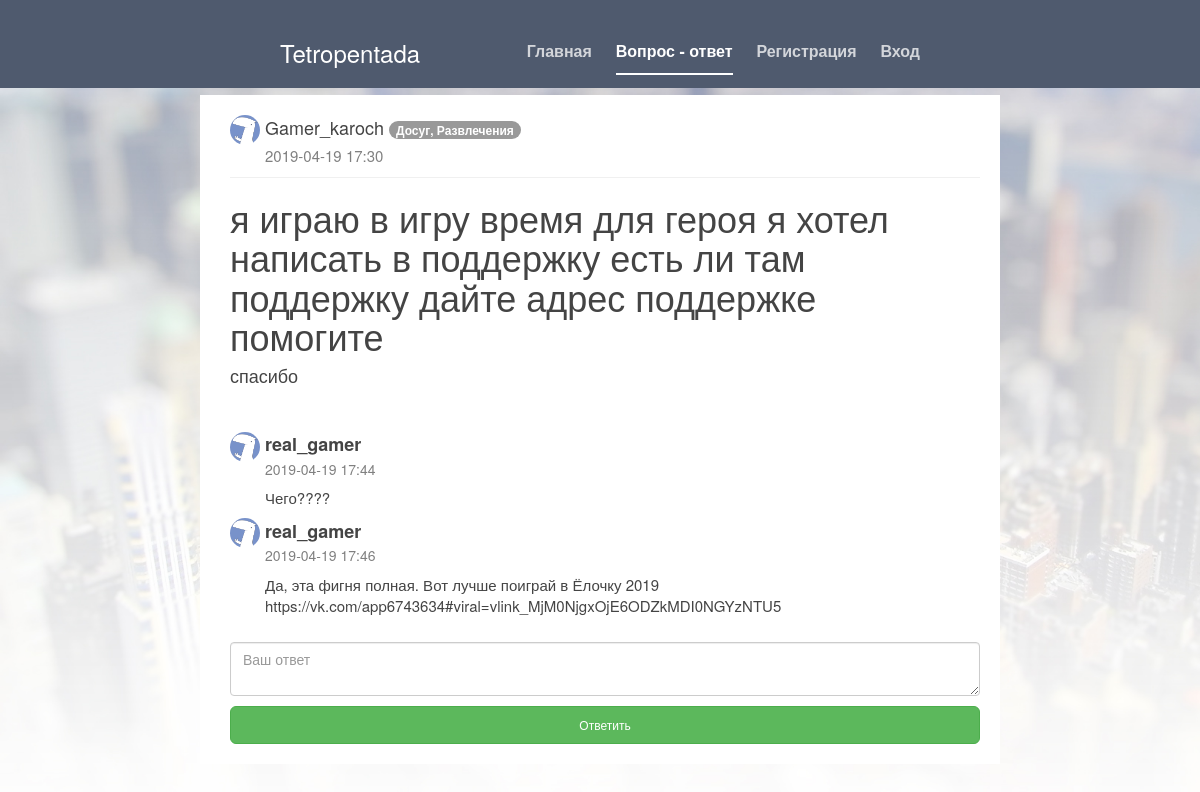
Screenshot of /single_question/5 with the database file from the repository.
### tetropentada.py (models this page shows, shortened)
class User(db.Model):
    id = db.Column(db.Integer, primary_key=True)
    username = db.Column(db.String(80), unique=True)
    mail = db.Column(db.String(80), unique=True)
    password = db.Column(db.String(80))
    name = db.Column(db.String(80))
    surname = db.Column(db.String(80))
    avatar = db.Column(db.String(80))
    rating = db.Column(db.Integer)
    pos = db.Column(db.Integer)

class Question(db.Model):
    id = db.Column(db.Integer, primary_key=True)
    title = db.Column(db.String(80))
    content = db.Column(db.String(80))
    tag = db.Column(db.String(80))
    user_id = db.Column(db.Integer, db.ForeignKey('user.id'))
    date_time = db.Column(db.String(80))
    user = db.relationship('User', backref=db.backref('Questions', lazy=True))

class Answer(db.Model):
    id = db.Column(db.Integer, primary_key=True)
    content = db.Column(db.String(80))
    question_id = db.Column(db.Integer, db.ForeignKey('question.id'))
    best = db.Column(db.Integer, unique=False, nullable=False)
    date_time = db.Column(db.String(80))
    question = db.relationship('Question',
                               backref=db.backref('Answers', lazy=True))
    user_id = db.Column(db.Integer, db.ForeignKey('user.id'))
    user = db.relationship('User', backref=db.backref('Answers', lazy=True))

### tetropentada.py (the view, shortened to what this page needs)
@app.route("/single_question/<int:id>", methods=['POST', 'GET'])
def single_question(id):
    form = AnswerQuestionForm()
    question = Question.query.filter_by(id=id).first()
    answers = Answer.query.filter_by(question_id=id)
    return render_template("single_question.html", title='Tetropentada',
                           question=question,
                           author=User.query.filter_by(
                               id=question.user_id).first(),
                           form=form, User=User, answers=answers,
                           answers_list=sorted(answers, key=lambda x: x.best,
                                               reverse=True),
                           style=url_for('static', filename='cover.css'),
                           bootstrap=url_for('static',
                                             filename='bootstrap.min.css'),
                           icon=url_for('static', filename='images/icon.png'))

### tetropentada.py
class AnswerQuestionForm(FlaskForm):
    content = TextAreaField(validators=[DataRequired()])
    submit = SubmitField('Ответить')

### templates/single_question.html (shortened to what this page needs)
{% extends "base.html" %}
{% block nav %}
<li><a href="/main">Главная</a></li>
<li class="active"><a href="/index/0/none">Вопрос - ответ</a></li>
{% if session.get('username') %}
    <li><a href="/profile/{{ session['user_id'] }}">{{ session['username'] }}</a></li>
    <li><a href="/sign_out">Выход</a></li>
{% else %}
    <li><a href="/registration">Регистрация</a></li>
    <li><a href="/sign_in">Вход</a></li>
{% endif %}
{% endblock %}
{% block site_wrapper %}
<div class="container">
    <div class="author-links">
        <a href="/profile/{{ author.id }}">
            <img class="round-img" src="{{ url_for('static', filename='avatars/{}'.format(author.avatar)) }}"
                 height="30" width="30">
            {{ author.username }}
        </a>
        <a href="/index/0/{{ question.tag }}"><span class="badge badge-primary">{{ question.tag }}</span></a>
        <div class="time-question" style="font-size: 15px;">{{ question.date_time[:-10] }}</div>
    </div>
    <h1>{{ question.title }}</h1>
    <h4>{{ question.content }}</h4><br>
    <div class="answers">
        {% for answer in answers_list %}
            <div class="answer">
                <h4>
                    <a class="user-link" href="/profile/{{ User.query.filter_by(id=answer.user_id).first().id }}">
                        <img class="round-img" src="{{ url_for('static', filename='avatars/{}'.format(User.query.filter_by(id=answer.user_id).first().avatar)) }}"
                            height="30" width="30">
                        {{ User.query.filter_by(id=answer.user_id).first().username }}
                    </a>
                    <div class="time-question">{{ answer.date_time[:-10] }}</div>
                </h4>
                <div class="answer-content">{{ answer.content }}</div>
            </div>
        {% endfor %}
    </div><br>
    <form role="form" method="post">
        <div>
            {{ form.content(class="form-control", placeholder="Ваш ответ") }}
            {{ form.submit(class_="btn btn-lg btn-success btn-block") }}
        </div>
    </form>
</div>
{% endblock %}

### static/cover.css (style rules this page uses)
a, a:focus, a:hover { color: #fff; }
html, body { height: 100%; background-color: #333; background-image: url(images/bg.jpg); background-repeat: no-repeat; background-size: cover; background-attachment:fixed; }
body { color: #fff; text-align: center; }
.container { width: 800px; background-color: #fff; color: #444; text-align: left; padding: 20px 20px 20px 30px; }
.container a { color: #444; }
input { margin-top: 10px; margin-bottom: 10px; }
.masthead-nav > li { display: inline-block; }
.masthead-nav > li + li { margin-left: 20px; }
.masthead-nav > li > a { padding-right: 0; padding-left: 0; font-size: 16px; font-weight: bold; color: #fff; color: rgba(255,255,255,.75); border-bottom: 2px solid transparent; }
.masthead-nav > .active > a, .masthead-nav > .active > a:hover, .masthead-nav > .active > a:focus { color: #fff; border-bottom-color: #fff; }
.answer-content { padding-left: 35px; font-size: 15px; }
.author-links { padding-bottom: 10px; border-bottom: 1px solid #f0f0f0; }
.user-link { font-weight: bold; font-size: 18px; }
.round-img { border-radius: 100px; */ */ }
.btn-success { color: #fff; background-color: #5cb85c; border-color: #4cae4c; font-size: 12px; }
.time-question { color: grey; font-size: 14px; padding-left: 35px; }

### templates/base.html (style rules this page uses)
textarea { resize: vertical; }

### rows the page displays
User: avatar (picture), username "Gamer_karoch"
Question: tag "Досуг, Развлечения", date_time "2019-04-19 17:30", title "я играю в игру время для героя я хотел написать в поддержку есть ли там поддержку дайте адрес поддержке помогите", content "спасибо"
Answer: avatar (picture), date_time "2019-04-19 17:44", content "Чего????"
User: query.filter_by "real_gamer"
Answer: avatar (picture), date_time "2019-04-19 17:46", content "Да, эта фигня полная. Вот лучше поиграй в Ёлочку 2019 https://vk.com/app6743634#viral=vlink_MjM0NjgxOjE6ODZkMDI0NGYzNTU5"
